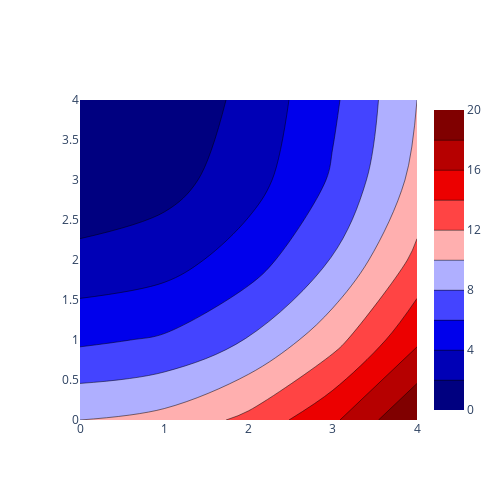

Notebook source saved alongside this figure:
### Markdown cell above
Plotly requires its colormaps in different form than matplotlib: https://plotly.com/python/colorscales/

### Code cell
import numpy as np
import cmaps
import plotly.graph_objects as go

fig = go.Figure(data =
     go.Contour(
        z=[[10, 10.625, 12.5, 15.625, 20],
           [5.625, 6.25, 8.125, 11.25, 15.625],
           [2.5, 3.125, 5., 8.125, 12.5],
           [0.625, 1.25, 3.125, 6.25, 10.625],
           [0, 0.625, 2.5, 5.625, 10]],
        colorscale=cmaps.BlRe.plotly,
    ), layout=dict(width=500, height=500))
fig.show()

### Figure 1 — Plotly figure (JSON) as saved in the notebook; plotly's stock layout.template omitted (floating-point values rounded to 4 significant figures; data arrays with more than 128 entries replaced by an {"elided": "..."} marker saying what was removed)
{"data": [{"colorscale": {"elided": "96x2 mixed values"}, "type": "contour", "z": [[10, 10.62, 12.5, 15.62, 20], [5.625, 6.25, 8.125, 11.25, 15.62], [2.5, 3.125, 5, 8.125, 12.5], [0.625, 1.25, 3.125, 6.25, 10.62], [0, 0.625, 2.5, 5.625, 10]]}], "layout": {"height": 500, "width": 500}}
